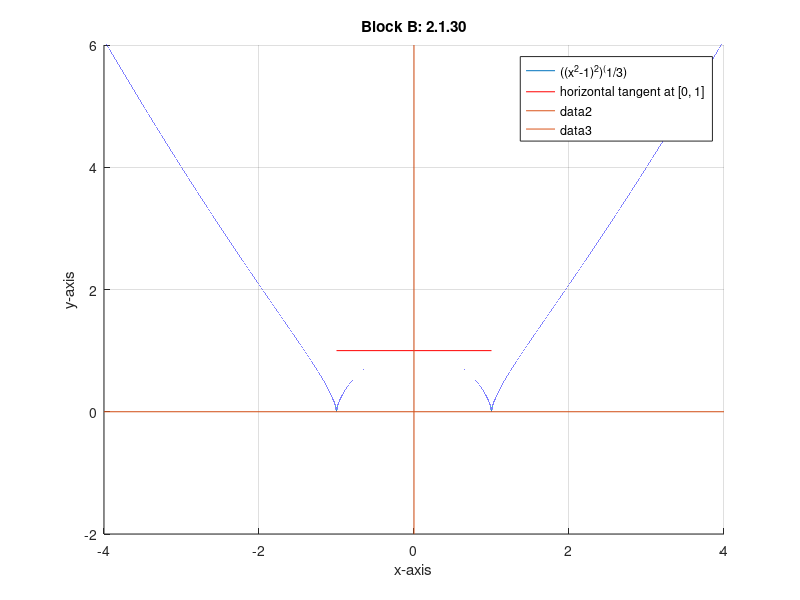

This figure's MATLAB source:
% plot function
hold on
grid on %draw grid
f = @(x) ((x.^2-1).^2).^(1./3);
fplot(f)
line ([-1 1],[1 1],'color','r') %draw tangent from x=-1 to x=1 on y=1
hold off

% style
title('Block B: 2.1.30') 
legend("((x^2-1)^2)^(1/3)", "horizontal tangent at [0, 1]")
xlabel('x-axis')
ylabel('y-axis')
axis([-4 4 -2 6]) %zoom factor
line ([0 0], ylim); %draw x-axis
line (xlim, [0 0]); %draw y-axis